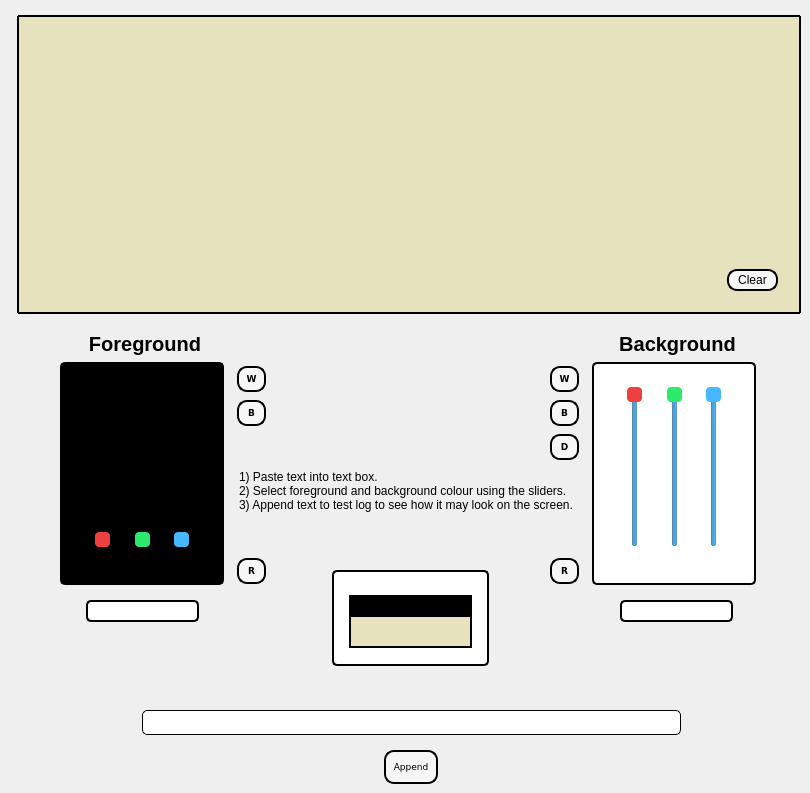
    <widget class="QWidget" name="colourPalettePage">
     <widget class="QTextEdit" name="colourPaletteLog">
      <property name="geometry">
       <rect>
        <x>17</x>
        <y>15</y>
        <width>784</width>
        <height>299</height>
       </rect>
      </property>
      <property name="font">
       <font>
        <family>Consolas</family>
        <pointsize>8</pointsize>
       </font>
      </property>
      <property name="cursor" stdset="0">
       <cursorShape>ArrowCursor</cursorShape>
      </property>
      <property name="styleSheet">
       <string notr="true">QTextEdit {
    border: 2px solid black; /* Border for the group box */
    border-radius: 1px; /* Smallest rounded corners for the border */
    background-color: #E6E2BE; /* Yellowish-beige background color */
    padding-top: 1px; /* Add padding to the top */
    padding-bottom: 1px; /* Add padding to the bottom */
    padding-right: 1px; /* Add padding to the right to move the scrollbar inward */
	color: black;
}

QScrollBar:vertical {
    background: #E6E2BE; /* Background color of the scrollbar track */
    width: 10px; /* Width of the scrollbar */
    border-radius: 1px; /* Smallest rounded corners for the scrollbar track */
}

QScrollBar::handle:vertical {
    background: #FFA2A7; /* Background color of the handle */
    border: 1px solid black; /* Border color of the handle */
    border-radius: 4px; /* Smallest rounded corners for the handle */
    min-height: 20px; /* Minimum height of the handle */
}

QScrollBar::handle:vertical:hover {
    background: #A6FFA7; /* Change background color to green when hovered */
}

QScrollBar::handle:vertical:pressed {
    background: #A6FFA7; /* Change background color to green when selected */
}

QScrollBar::add-line:vertical, QScrollBar::sub-line:vertical {
    background: #FFFFFF; /* Match the background color of the QTextBrowser */
    height: 0px; /* Height set to 0 to hide the add-line and sub-line */
    border: none; /* Remove any border */
}

QScrollBar::up-arrow:vertical, QScrollBar::down-arrow:vertical {
    background: none; /* No background for the up-arrow and down-arrow */
    height: 0px; /* Height set to 0 to hide the up-arrow and down-arrow */
    border: none; /* Remove any border */
}

QScrollBar::add-page:vertical, QScrollBar::sub-page:vertical {
    background: none; /* No background for the add-page and sub-page */
    border: none; /* Remove any border */
}</string>
      </property>
      <property name="readOnly">
       <bool>true</bool>
      </property>
      <property name="html">
       <string>&lt;!DOCTYPE HTML PUBLIC &quot;-//W3C//DTD HTML 4.0//EN&quot; &quot;http://www.w3.org/TR/REC-html40/strict.dtd&quot;&gt;
&lt;html&gt;&lt;head&gt;&lt;meta name=&quot;qrichtext&quot; content=&quot;1&quot; /&gt;&lt;meta charset=&quot;utf-8&quot; /&gt;&lt;style type=&quot;text/css&quot;&gt;
p, li { white-space: pre-wrap; }
hr { height: 1px; border-width: 0; }
li.unchecked::marker { content: &quot;\2610&quot;; }
li.checked::marker { content: &quot;\2612&quot;; }
&lt;/style&gt;&lt;/head&gt;&lt;body style=&quot; font-family:'Consolas'; font-size:8pt; font-weight:400; font-style:normal;&quot;&gt;
&lt;p style=&quot;-qt-paragraph-type:empty; margin-top:0px; margin-bottom:0px; margin-left:0px; margin-right:0px; -qt-block-indent:0; text-indent:0px;&quot;&gt;&lt;br /&gt;&lt;/p&gt;&lt;/body&gt;&lt;/html&gt;</string>
      </property>
     </widget>
     <widget class="QGroupBox" name="fgColourBox">
      <property name="geometry">
       <rect>
        <x>60</x>
        <y>337</y>
        <width>164</width>
        <height>248</height>
       </rect>
      </property>
      <property name="font">
       <font>
        <pointsize>15</pointsize>
        <bold>true</bold>
       </font>
      </property>
      <property name="styleSheet">
       <string notr="true">QGroupBox {
    border: 2px solid black;
    border-radius: 5px;
    background-color: #000000;
    margin-top: 25px;
}

QGroupBox::title {
    subcontrol-origin: margin;
	subcontrol-position: top-center;
    top: -5px;
    background-color: transparent;
    text-align: center; /* Force text to be centered */
    width: 100%; /* Make title span the full width */
	color: black;
}</string>
      </property>
      <property name="title">
       <string>Foreground</string>
      </property>
      <property name="alignment">
       <set>Qt::AlignmentFlag::AlignCenter</set>
      </property>
      <widget class="QSlider" name="fgBlueSlider">
       <property name="geometry">
        <rect>
         <x>111</x>
         <y>50</y>
         <width>22</width>
         <height>160</height>
        </rect>
       </property>
       <property name="styleSheet">
        <string notr="true">QSlider{
	background: transparent;
}
QSlider::handle {
    background: #46B8FF;
    border-radius: 4px;
}</string>
       </property>
       <property name="maximum">
        <number>255</number>
       </property>
       <property name="sliderPosition">
        <number>0</number>
       </property>
       <property name="orientation">
        <enum>Qt::Orientation::Vertical</enum>
       </property>
      </widget>
      <widget class="QSlider" name="fgGreenSlider">
       <property name="geometry">
        <rect>
         <x>72</x>
         <y>50</y>
         <width>22</width>
         <height>160</height>
        </rect>
       </property>
       <property name="styleSheet">
        <string notr="true">QSlider{
	background: transparent;
}

QSlider::handle {
    background: #2CEB6C; /* You can keep the handle visible */
    border-radius: 4px;
}</string>
       </property>
       <property name="maximum">
        <number>255</number>
       </property>
       <property name="sliderPosition">
        <number>0</number>
       </property>
       <property name="orientation">
        <enum>Qt::Orientation::Vertical</enum>
       </property>
      </widget>
      <widget class="QSlider" name="fgRedSlider">
       <property name="geometry">
        <rect>
         <x>32</x>
         <y>50</y>
         <width>22</width>
         <height>160</height>
        </rect>
       </property>
       <property name="styleSheet">
        <string notr="true">QSlider{
	background: transparent;
}
QSlider::handle {
    background: #F03F3F;
    border-radius: 4px;
}</string>
       </property>
       <property name="maximum">
        <number>255</number>
       </property>
       <property name="value">
        <number>0</number>
       </property>
       <property name="sliderPosition">
        <number>0</number>
       </property>
       <property name="orientation">
        <enum>Qt::Orientation::Vertical</enum>
       </property>
       <property name="tickPosition">
        <enum>QSlider::TickPosition::NoTicks</enum>
       </property>
      </widget>
     </widget>
     <widget class="QGroupBox" name="bgColourBox">
      <property name="geometry">
       <rect>
        <x>592</x>
        <y>337</y>
        <width>164</width>
        <height>248</height>
       </rect>
      </property>
      <property name="font">
       <font>
        <pointsize>15</pointsize>
        <bold>true</bold>
       </font>
      </property>
      <property name="styleSheet">
       <string notr="true">QGroupBox {
    border: 2px solid black;
    border-radius: 5px;
    background-color: #FFFFFF;
    margin-top: 25px;
}

QGroupBox::title {
    subcontrol-origin: margin;
	subcontrol-position: top-center;
    top: -5px;
    background-color: transparent;
    text-align: center; /* Force text to be centered */
    width: 100%; /* Make title span the full width */
	color: black;
}</string>
      </property>
      <property name="title">
       <string>Background</string>
      </property>
      <property name="alignment">
       <set>Qt::AlignmentFlag::AlignCenter</set>
      </property>
      <widget class="QSlider" name="bgBlueSlider">
       <property name="geometry">
        <rect>
         <x>111</x>
         <y>50</y>
         <width>22</width>
         <height>160</height>
        </rect>
       </property>
       <property name="styleSheet">
        <string notr="true">QSlider{
	background: transparent;
}
QSlider::handle {
    background: #46B8FF;
    border-radius: 4px;
}</string>
       </property>
       <property name="maximum">
        <number>255</number>
       </property>
       <property name="value">
        <number>255</number>
       </property>
       <property name="orientation">
        <enum>Qt::Orientation::Vertical</enum>
       </property>
      </widget>
      <widget class="QSlider" name="bgGreenSlider">
       <property name="geometry">
        <rect>
         <x>72</x>
         <y>50</y>
         <width>22</width>
         <height>160</height>
        </rect>
       </property>
       <property name="styleSheet">
        <string notr="true">QSlider{
	background: transparent;
}
QSlider::handle {
    background: #2CEB6C;
    border-radius: 4px;
}</string>
       </property>
       <property name="maximum">
        <number>255</number>
       </property>
       <property name="value">
        <number>255</number>
       </property>
       <property name="orientation">
        <enum>Qt::Orientation::Vertical</enum>
       </property>
      </widget>
      <widget class="QSlider" name="bgRedSlider">
       <property name="geometry">
        <rect>
         <x>32</x>
         <y>50</y>
         <width>22</width>
         <height>160</height>
        </rect>
       </property>
       <property name="styleSheet">
        <string notr="true">QSlider{
	background: transparent;
}
QSlider::handle {
    background: #F03F3F;
    border-radius: 4px;
}</string>
       </property>
       <property name="maximum">
        <number>255</number>
       </property>
       <property name="value">
        <number>255</number>
       </property>
       <property name="orientation">
        <enum>Qt::Orientation::Vertical</enum>
       </property>
       <property name="tickPosition">
        <enum>QSlider::TickPosition::NoTicks</enum>
       </property>
      </widget>
     </widget>
     <widget class="QLineEdit" name="fgHexLine">
      <property name="geometry">
       <rect>
        <x>86</x>
        <y>600</y>
        <width>113</width>
        <height>22</height>
       </rect>
      </property>
      <property name="styleSheet">
       <string notr="true">QLineEdit {
    border: 2px solid black;
    border-radius: 5px;
	color: black;
}</string>
      </property>
      <property name="alignment">
       <set>Qt::AlignmentFlag::AlignCenter</set>
      </property>
     </widget>
     <widget class="QLineEdit" name="bgHexLine">
      <property name="geometry">
       <rect>
        <x>620</x>
        <y>600</y>
        <width>113</width>
        <height>22</height>
       </rect>
      </property>
      <property name="styleSheet">
       <string notr="true">QLineEdit {
    border: 2px solid black;
    border-radius: 5px;
	color: black;
}</string>
      </property>
      <property name="alignment">
       <set>Qt::AlignmentFlag::AlignCenter</set>
      </property>
     </widget>
     <widget class="QLineEdit" name="textLine">
      <property name="geometry">
       <rect>
        <x>142</x>
        <y>710</y>
        <width>539</width>
        <height>25</height>
       </rect>
      </property>
      <property name="styleSheet">
       <string notr="true">QLineEdit {
    border: 1px solid black;
    border-radius: 5px;
}</string>
      </property>
      <property name="alignment">
       <set>Qt::AlignmentFlag::AlignCenter</set>
      </property>
     </widget>
     <widget class="QPushButton" name="appendButton">
      <property name="geometry">
       <rect>
        <x>384</x>
        <y>750</y>
        <width>54</width>
        <height>34</height>
       </rect>
      </property>
      <property name="font">
       <font>
        <family>Verdana</family>
        <pointsize>7</pointsize>
        <bold>false</bold>
       </font>
      </property>
      <property name="styleSheet">
       <string notr="true">QPushButton {
    color: #000000; /* Text color */
    border: 2px solid #000000; /* Border color */
    border-radius: 10px; /* Rounded corners */
	background-color: #F6F6F6;
}

QPushButton:hover {
    border: 2px solid #000000; /* Border color */
    border-radius: 1px; /* Rounded corners */
	background-color: #A6FFA7;
}

QPushButton:pressed {
	border: 2px solid #000000; /* Border color */
    border-radius: 1px; /* Rounded corners */
	background-color: #A6FFA7;
}</string>
      </property>
      <property name="text">
       <string>Append</string>
      </property>
     </widget>
     <widget class="QPushButton" name="fgWhiteButton">
      <property name="geometry">
       <rect>
        <x>237</x>
        <y>366</y>
        <width>29</width>
        <height>26</height>
       </rect>
      </property>
      <property name="font">
       <font>
        <family>Verdana</family>
        <pointsize>7</pointsize>
        <bold>true</bold>
       </font>
      </property>
      <property name="styleSheet">
       <string notr="true">QPushButton {
    color: #000000;
    border: 2px solid #000000;
    border-radius: 10px;
    background-color: #F6F6F6;
}

QPushButton:hover {
    border: 2px solid #000000;
    border-radius: 5px;
    background-color: #A6FFA7;
}

QPushButton:pressed {
    border: 2px solid #000000;
    border-radius: 5px;
    background-color: #A6FFA7;
}</string>
      </property>
      <property name="text">
       <string>W</string>
      </property>
     </widget>
     <widget class="QPushButton" name="fgBlackButton">
      <property name="geometry">
       <rect>
        <x>237</x>
        <y>400</y>
        <width>29</width>
        <height>26</height>
       </rect>
      </property>
      <property name="font">
       <font>
        <family>Verdana</family>
        <pointsize>7</pointsize>
        <bold>true</bold>
       </font>
      </property>
      <property name="styleSheet">
       <string notr="true">QPushButton {
    color: #000000;
    border: 2px solid #000000;
    border-radius: 10px;
    background-color: #F6F6F6;
}

QPushButton:hover {
    border: 2px solid #000000;
    border-radius: 5px;
    background-color: #A6FFA7;
}

QPushButton:pressed {
    border: 2px solid #000000;
    border-radius: 5px;
    background-color: #A6FFA7;
}</string>
      </property>
      <property name="text">
       <string>B</string>
      </property>
     </widget>
     <widget class="QPushButton" name="fgResetButton">
      <property name="geometry">
       <rect>
        <x>237</x>
        <y>558</y>
        <width>29</width>
        <height>26</height>
       </rect>
      </property>
      <property name="font">
       <font>
        <family>Verdana</family>
        <pointsize>7</pointsize>
        <bold>true</bold>
       </font>
      </property>
      <property name="styleSheet">
       <string notr="true">QPushButton {
    color: #000000;
    border: 2px solid #000000;
    border-radius: 10px;
    background-color: #F6F6F6;
}

QPushButton:hover {
    border: 2px solid #000000;
    border-radius: 5px;
    background-color: #A6FFA7;
}

QPushButton:pressed {
    border: 2px solid #000000;
    border-radius: 5px;
    background-color: #A6FFA7;
}</string>
      </property>
      <property name="text">
       <string>R</string>
      </property>
     </widget>
     <widget class="QPushButton" name="bgBlackButton">
      <property name="geometry">
       <rect>
        <x>550</x>
        <y>400</y>
        <width>29</width>
        <height>26</height>
       </rect>
      </property>
      <property name="font">
       <font>
        <family>Verdana</family>
        <pointsize>7</pointsize>
        <bold>true</bold>
       </font>
      </property>
      <property name="styleSheet">
       <string notr="true">QPushButton {
    color: #000000;
    border: 2px solid #000000;
    border-radius: 10px;
    background-color: #F6F6F6;
}

QPushButton:hover {
    border: 2px solid #000000;
    border-radius: 5px;
    background-color: #A6FFA7;
}

QPushButton:pressed {
    border: 2px solid #000000;
    border-radius: 5px;
    background-color: #A6FFA7;
}</string>
      </property>
      <property name="text">
       <string>B</string>
      </property>
     </widget>
     <widget class="QPushButton" name="bgWhiteButton">
      <property name="geometry">
       <rect>
        <x>550</x>
        <y>366</y>
        <width>29</width>
        <height>26</height>
       </rect>
      </property>
      <property name="font">
       <font>
        <family>Verdana</family>
        <pointsize>7</pointsize>
        <bold>true</bold>
       </font>
      </property>
      <property name="styleSheet">
       <string notr="true">QPushButton {
    color: #000000;
    border: 2px solid #000000;
    border-radius: 10px;
    background-color: #F6F6F6;
}

QPushButton:hover {
    border: 2px solid #000000;
    border-radius: 5px;
    background-color: #A6FFA7;
}

QPushButton:pressed {
    border: 2px solid #000000;
    border-radius: 5px;
    background-color: #A6FFA7;
}</string>
      </property>
      <property name="text">
       <string>W</string>
      </property>
     </widget>
     <widget class="QPushButton" name="bgResetButton">
      <property name="geometry">
       <rect>
        <x>550</x>
        <y>558</y>
        <width>29</width>
        <height>26</height>
       </rect>
      </property>
      <property name="font">
       <font>
        <family>Verdana</family>
        <pointsize>7</pointsize>
        <bold>true</bold>
       </font>
      </property>
      <property name="styleSheet">
       <string notr="true">QPushButton {
    color: #000000;
    border: 2px solid #000000;
    border-radius: 10px;
    background-color: #F6F6F6;
}

QPushButton:hover {
    border: 2px solid #000000;
    border-radius: 5px;
    background-color: #A6FFA7;
}

QPushButton:pressed {
    border: 2px solid #000000;
    border-radius: 5px;
    background-color: #A6FFA7;
}</string>
      </property>
      <property name="text">
       <string>R</string>
      </property>
     </widget>
     <widget class="QLabel" name="label">
      <property name="geometry">
       <rect>
        <x>239</x>
        <y>450</y>
        <width>344</width>
        <height>81</height>
       </rect>
      </property>
      <property name="styleSheet">
       <string notr="true">color: black;</string>
      </property>
      <property name="text">
       <string>1) Paste text into text box.
2) Select foreground and background colour using the sliders.
3) Append text to test log to see how it may look on the screen.</string>
      </property>
     </widget>
     <widget class="QGroupBox" name="testBox">
      <property name="geometry">
       <rect>
        <x>332</x>
        <y>545</y>
        <width>157</width>
        <height>121</height>
       </rect>
      </property>
      <property name="font">
       <font>
        <pointsize>12</pointsize>
        <bold>true</bold>
       </font>
      </property>
      <property name="styleSheet">
       <string notr="true">QGroupBox {
    border: 2px solid black;
    border-radius: 5px;
    background-color: #FFFFFF;
    margin-top: 25px;
}

QGroupBox::title {
    subcontrol-origin: margin;
	subcontrol-position: top-center;
    top: -5px;
    background-color: transparent;
    text-align: center; /* Force text to be centered */
    width: 100%; /* Make title span the full width */
	color: black;
}</string>
      </property>
      <property name="title">
       <string/>
      </property>
      <widget class="QTableWidget" name="testTable">
       <property name="geometry">
        <rect>
         <x>17</x>
         <y>50</y>
         <width>123</width>
         <height>53</height>
        </rect>
       </property>
       <property name="font">
        <font>
         <pointsize>8</pointsize>
        </font>
       </property>
       <property name="focusPolicy">
        <enum>Qt::FocusPolicy::NoFocus</enum>
       </property>
       <property name="styleSheet">
        <string notr="true">QTableWidget {
    border: 2px solid black;
	background: #E6E2BE;
}

QHeaderView::section {
    background-color: #000000;
    border: none;
    border-right: 1px solid black;
    border-bottom: 2px solid black;
	color: black;
}</string>
       </property>
       <property name="verticalScrollBarPolicy">
        <enum>Qt::ScrollBarPolicy::ScrollBarAlwaysOff</enum>
       </property>
       <property name="horizontalScrollBarPolicy">
        <enum>Qt::ScrollBarPolicy::ScrollBarAlwaysOff</enum>
       </property>
       <property name="autoScroll">
        <bool>false</bool>
       </property>
       <property name="editTriggers">
        <set>QAbstractItemView::EditTrigger::NoEditTriggers</set>
       </property>
       <property name="selectionMode">
        <enum>QAbstractItemView::SelectionMode::NoSelection</enum>
       </property>
       <attribute name="horizontalHeaderMinimumSectionSize">
        <number>40</number>
       </attribute>
       <attribute name="horizontalHeaderDefaultSectionSize">
        <number>60</number>
       </attribute>
       <attribute name="horizontalHeaderStretchLastSection">
        <bool>false</bool>
       </attribute>
       <attribute name="verticalHeaderVisible">
        <bool>false</bool>
       </attribute>
       <attribute name="verticalHeaderMinimumSectionSize">
        <number>16</number>
       </attribute>
       <attribute name="verticalHeaderDefaultSectionSize">
        <number>16</number>
       </attribute>
       <column>
        <property name="text">
         <string>Variable</string>
        </property>
       </column>
       <column>
        <property name="text">
         <string>Value</string>
        </property>
       </column>
      </widget>
     </widget>
     <widget class="QPushButton" name="bgDefButton">
      <property name="geometry">
       <rect>
        <x>550</x>
        <y>434</y>
        <width>29</width>
        <height>26</height>
       </rect>
      </property>
      <property name="font">
       <font>
        <family>Verdana</family>
        <pointsize>7</pointsize>
        <bold>true</bold>
       </font>
      </property>
      <property name="styleSheet">
       <string notr="true">QPushButton {
    color: #000000;
    border: 2px solid #000000;
    border-radius: 10px;
    background-color: #F6F6F6;
}

QPushButton:hover {
    border: 2px solid #000000;
    border-radius: 5px;
    background-color: #A6FFA7;
}

QPushButton:pressed {
    border: 2px solid #000000;
    border-radius: 5px;
    background-color: #A6FFA7;
}</string>
      </property>
      <property name="text">
       <string>D</string>
      </property>
     </widget>
     <widget class="QPushButton" name="clearPaletteConsoleButton">
      <property name="geometry">
       <rect>
        <x>727</x>
        <y>269</y>
        <width>51</width>
        <height>22</height>
       </rect>
      </property>
      <property name="styleSheet">
       <string notr="true">QPushButton {
    color: #000000; /* Text color */
    border: 2px solid #000000; /* Border color */
    border-radius: 10px; /* Rounded corners */
	background-color: #F6F6F6;
}

QPushButton:hover {
    border: 2px solid #000000; /* Border color */
    border-radius: 1px; /* Rounded corners */
	background-color: #A6FFA7;
}

QPushButton:pressed {
	border: 2px solid #000000; /* Border color */
    border-radius: 1px; /* Rounded corners */
	background-color: #A6FFA7;
}</string>
      </property>
      <property name="text">
       <string>Clear</string>
      </property>
     </widget>
    </widget>
